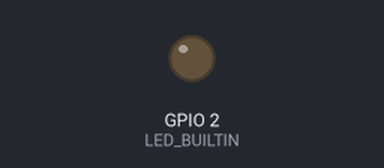
Bench run of a sketch on a simulated ESP8266 (NodeMCU). Shown: output pins drawn as LEDs (lit = HIGH, except the on-board LED, lit = LOW). WiFi joins after 1.5 s; servers stay silent unless stated; what the sketch prints to the serial monitor is not drawn.

Above: at 0.1 s.
At 1.6 s:
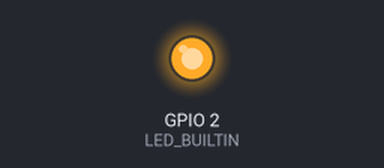
Timing chart, 0 to 3.1 s (numbered marks = the images above):
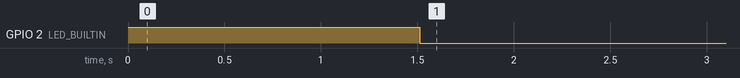

The sketch:

internetconnnodemcu.ino
```cpp
#include <ESP8266WiFi.h>

const char *ssid =  "NSF 2018";     // replace with your wifi ssid and wpa2 key
const char *pass =  "3dUQnk9z";     //password

WiFiClient client;

void setup()
{
       pinMode(LED_BUILTIN,OUTPUT);
       digitalWrite(LED_BUILTIN,HIGH); //LED Off to indicate wifi not connected
       Serial.begin(9600);
       delay(10);

       Serial.println("Connecting to ");
       Serial.println(ssid);

       WiFi.begin(ssid, pass);
       while (WiFi.status() != WL_CONNECTED)
          {
            delay(500);
            Serial.print(".");
          }
      Serial.println("");

      Serial.println("WiFi connected");
      if (WL_CONNECTED)
       digitalWrite(LED_BUILTIN,LOW); //LED on indicating wifi connected


}

void loop()
{

}
```
